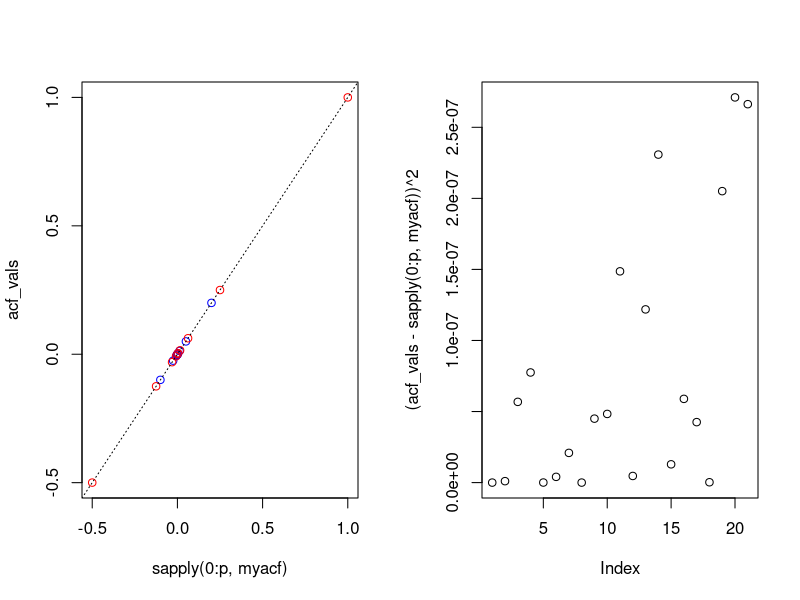

R code for this plot: (Note: this script raises an error after producing the figure.)
library(zoo)
library(tseries)

par(mfrow = c(1, 2))

test = arima.sim(n = 10000000, list(ar = c(0,  -0.5), ma = c(0.5)),
          sd = 1)

36/3
p = 20

acf_vals = acf(test, lag.max = p, plot= F)$acf

myacf = function(h){
  if((h %% 2) == 0){
    (-0.5)^(h/2)
  }
  else{
    # why not 1/4?
   (1/5)*((-0.5)^((h-1)/2))
  }
}

cols=sapply(0:p, function(h){
  ifelse((h %% 2) == 0, 'red', 'blue')
})
plot(x = sapply(0:p, myacf),
     y = acf_vals, 
     col = cols)
abline(a = 0, b = 1, col = "black", lty='dotted')

plot((acf_vals -sapply(0:p, myacf) )^2)
sum((acf_vals -sapply(0:p, myacf) )^2)

(data.frame(
  x = round(sapply(0:p, myacf), 4),
  y = round(acf_vals, 4)
))

# ```{r}
# set.seed(443)
# theo = sapply(0:15, my_acf)
# resids = sapply(seq(from = 500, to = 11000, by = 100), 
#                 function(n)
#                 {
#                   sim = arima.sim(n = n, model = list(ar = c(7/10, -1/10)), sd = sigma_2)
#                   sample_acf = acf(sim, lag.max = 15, plot = FALSE)
#                   rss = sum((sample_acf$acf - theo)^2)
#                   rss
#                 })
# 
# plot(y = resids, x = seq(from = 500, to = 11000, by = 100), ylab = "RSS", xlab = "Sample Size")
# points(y = resids[6], x = 1000, col = 'red', pch = 12)
# ```

# odds = (0:10000)[0:10000 %% 2 == 1]
# evens = (0:10000)[0:10000 %% 2 == 0]
# sum((-0.5)^odds) + sum(  (-0.5)^evens )
# sum( sapply(0:10000, function(x){(0.5)^(2*x)}) )
# acf_vlas = acf(test, lag.max = p, plot= F)$acf
# 
# plot(x = psi(0:p),
#      y = acf_vlas, 
#      col = 'red')
# abline(a = 0, b = 1, col = "black", lty='dotted')
# 
# cbind(acf_vlas, psi(0:p))
# 
# # plot( acf(test, lag.max = 100, plot= F)$acf, type = 'l')
# https://webspace.maths.qmul.ac.uk/b.bogacka/TimeSeries/TS_Chapter4_6.pdf
# psi <- function(j, delta = 0.5){
#   # \{\psi_j\} = (-1)^{\,j}(-\delta)^{\lceil j / 2\rceil} B^{\,j}
#   (-1)^(j) * (-1*delta)^(ceiling(j/2))
#   # (-1*delta)^ceiling(j / 2)
# }
# pi <- function(j, delta = 0.5){
#   # \big(\mathbbm{1}[j \geq 2]\delta(-\delta)^{j - 2}\big) + (- \delta)^j
#   (j >= 2)*delta*((-1*delta)^j) + (-1*delta)^j
# }
# q1test = function(h){
#   # \frac{16}{11}\Big(\frac{1}{2}\Big)^{|h|}-\frac{6}{11}\Big(\frac{1}{5}\Big)^{|h|} 
#   (16/11)*((1/2)^h) - (5/11)*((1/5)^h)
# }
# q1test(0)
# q1test(1)
# 7/11
# q1test(2)
# 19/55
my_acf = function(h){
  (16/11)*((1/2)^h) - (5/11)*((1/5)^h)
}
set.seed(443)

sigma_2 = 1
sim = arima.sim(n = 1000, model = list(ar = c(7/10, -1/10)), sd = sigma_2)

error_line = 2 / sqrt(2000)
p <- ggplot(plotDF) + theme_bw() +
  geom_segment(aes(x = lag, xend = lag, y = 0, yend = observed), color = "#ff0a54", alpha = 0.25) +
  geom_segment(aes(x = lag, xend = lag, y = 0, yend = theoretical), color = "#adc2cc") +
  geom_point(aes(x = lag, y = theoretical, color = "Theoretical", shape = "Theoretical"), size = 2.0) +
  geom_point(aes(x = lag, y = observed, color = "Observed", shape = "Observed"), size = 2.0) +
  scale_color_manual(values = c("Theoretical" = "#08415c", "Observed" = "#720026"), name = "ACF Type") +
  scale_shape_manual(values = c("Theoretical" = 4, "Observed" = 3), name = "ACF Type") +
  theme(panel.grid.minor = element_line(color = "grey90", linetype = "dashed", linewidth = 0.5), legend.position = "top") +
  labs(x = "Lag", y = "Autocorrelation", title = "Correlogram of Second-Order AR Process", 
       subtitle = "Simulated Values (n = 1000) vs. Theoretical")


print(p)

sim2 = arima.sim(n = 10000, model = list(ar = c(7/10, -1/10)), sd = sigma_2)

plotDF = data.frame(
  lag = 0:15,
  theoretical = sapply(0:15, my_acf),
  observed = acf(sim, plot = F, lag.max = 15)$acf,
  observed_long = acf(sim2, plot = F, lag.max = 15)$acf
)

plotDF$resids = plotDF$observed - plotDF$theoretical

p2 <- ggplot(plotDF )+ theme_bw() +
      geom_point(aes(x = lag, y = resids)) +
      geom_segment(aes(x = lag, xend = lag, y = 0, yend = resids) )

# wilcox.test((plotDF$observed - plotDF$theoretical), mu = 0, paired = FALSE, correct = F)
# 
# wilcox.test((plotDF$observed_long - plotDF$theoretical), mu = 0, paired = FALSE, correct = F)
wilcox.test(plotDF$observed , plotDF$theoretical, paired = F, correct = F)
